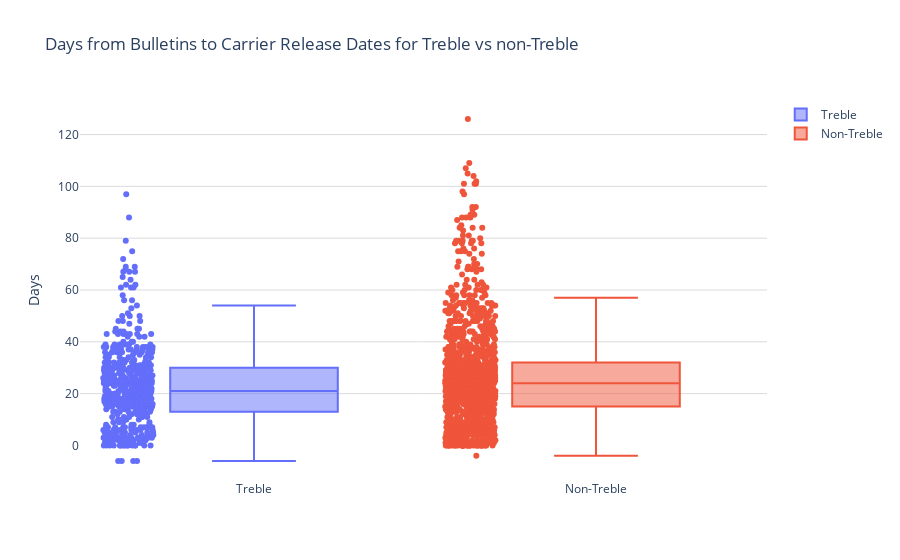

Source (notebook cell):
### Code cell
######################################################
######## Box Plots of Average of Each Carrier ########
######################################################
data=[]
data.append(go.Box(
    y=finalTrebleList.difference,
    name="Treble",
    boxpoints = 'all',
))
data.append(go.Box(
    y=nonTrebleList.difference,
    name="Non-Treble",
    boxpoints = 'all',
))


# Edit the layout
layout = dict(title = "Days from Bulletins to Carrier Release Dates for Treble vs non-Treble",
              yaxis = dict(title = 'Days',showgrid=True, gridcolor='rgb(219, 219, 219)'),
              plot_bgcolor='rgba(0,0,0,0)',
              )

fig = dict(data=data, layout=layout)
py.offline.iplot(fig,filename='treble-vs-nonTreble')
print(finalTrebleList.difference.mean())
print(nonTrebleList.difference.mean())

### Figure 1 — Plotly figure (JSON) as saved in the notebook; plotly's stock layout.template omitted (floating-point values rounded to 4 significant figures; data arrays with more than 128 entries replaced by an {"elided": "..."} marker saying what was removed)
{"data": [{"boxpoints": "all", "name": "Treble", "type": "box", "y": {"elided": "542 int values"}}, {"boxpoints": "all", "name": "Non-Treble", "type": "box", "y": {"elided": "1378 int values"}}], "layout": {"plot_bgcolor": "rgba(0,0,0,0)", "title": {"text": "Days from Bulletins to Carrier Release Dates for Treble vs non-Treble"}, "yaxis": {"gridcolor": "rgb(219, 219, 219)", "showgrid": true, "title": {"text": "Days"}}}}
